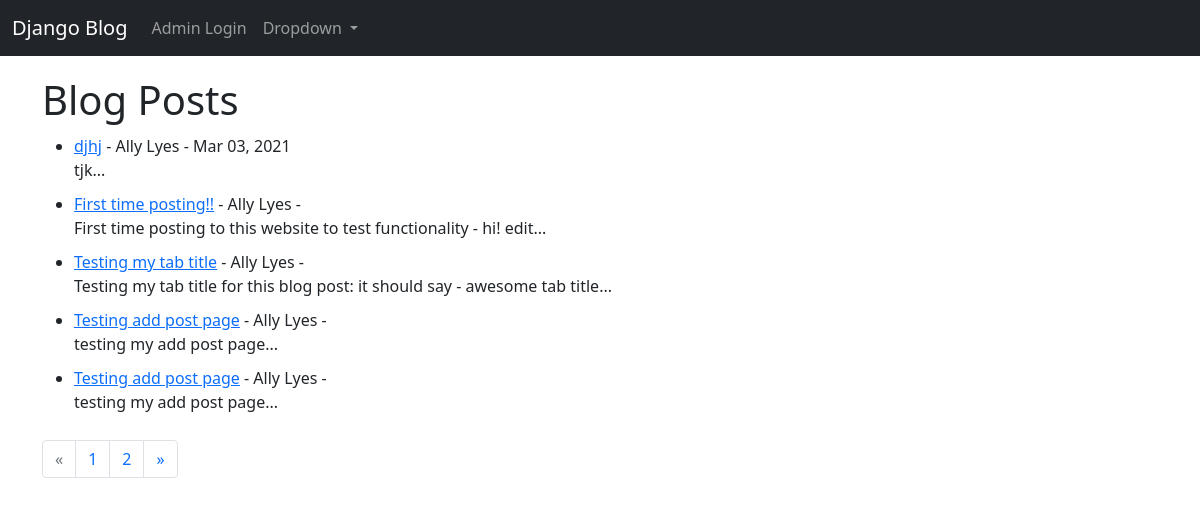
Before: / with the older database file.
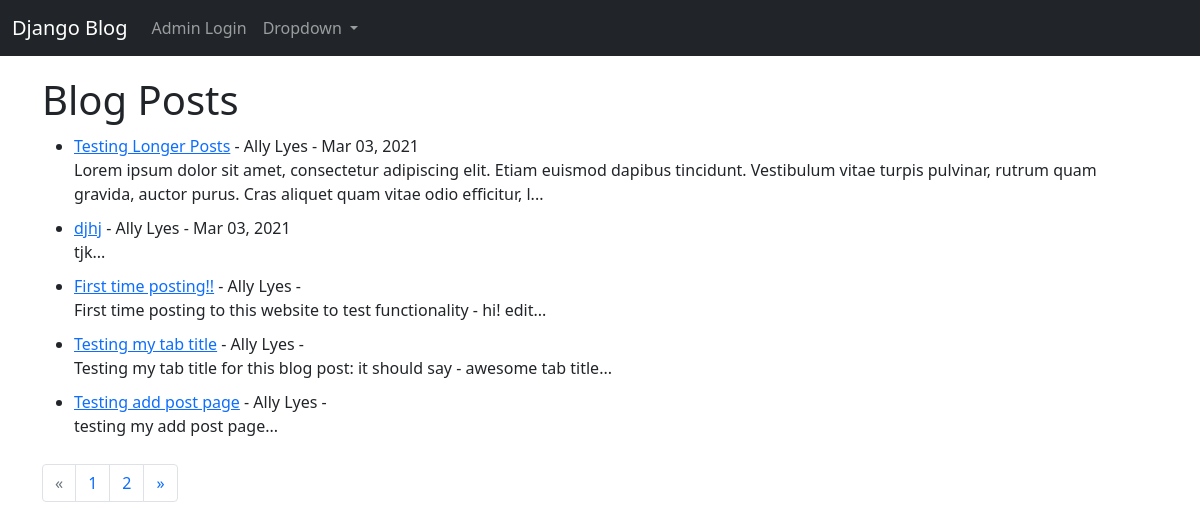
After: the same page with the newer database file.
### blog_files/models.py (models this page shows, shortened)
class Post(models.Model):
    title = models.CharField(max_length=255)
    title_tag = models.CharField(max_length=255)
    author = models.ForeignKey(User, on_delete=models.CASCADE)
    body = models.TextField()
    date_posted = models.DateTimeField(auto_now_add=True)

### blog_files/views.py (the view)
# urls.py: path('', HomeView.as_view(), name='home'),
class HomeView(ListView):
    model = Post
    paginate_by = 5
    template_name = 'index.html'
    ordering = ['-date_posted']

### blog_files/templates/index.html (shortened to what this page needs)
{% extends 'base.html' %}
{% block content %}
<h1>Blog Posts</h1>
<ul>
{% for post in object_list %}
    <li>
        <a href="{% url 'post-details' post.pk %}">{{ post.title }}</a> -
        {{ post.author.first_name }} {{ post.author.last_name }} -
        {{ post.date_posted|date:'M d, Y' }}
        <br/>
        {{ post.body|slice:":200" }}...
    </li>
{% endfor %}
</ul>
<nav aria-label="Page navigation">
    {% if is_paginated %}
        <ul class="pagination">
        {% if page_obj.has_previous %}
            <li class="page-item">
                <a class="page-link" href="?page={{page_obj.previous_page_number}}">&laquo;</a>
            </li>
        {% else %}
            <li class="page-item disabled">
                <a class="page-link" href="#">&laquo;</a>
            </li>
        {% endif %}
        {% for i in paginator.page_range %}
            {% if page_obj.number == i %}
                <li class="page-item"><a class="page-link active">{{ i }}</a></li>
            {% else %}
                <li class="page-item">
                    <a class="page-link" href="?page={{ i }}">{{ i }}</a>
                </li>
            {% endif %}
        {% endfor %}
        {% if page_obj.has_next %}
            <li class="page-item">
                <a href="?page={{page_obj.next_page_number}}" class="page-link">&raquo;</a>
            </li>
        {% else %}
            <li class="page-item disabled">
                <a class="page-link">&raquo;</a>
            </li>
        {% endif %}
        </ul>
    {% endif %}
  </nav>
{% endblock %}

Changed rows visible on the page:
no longer on this page (row unchanged): Post: title "Testing add post page", author.first_name "Ally", author.last_name "Lyes", body "testing my add post page"
added Post: title "Testing Longer Posts", author.first_name "Ally", author.last_name "Lyes", date_posted "Mar 03, 2021", body "Lorem ipsum dolor sit amet, consectetur adipiscing elit. Etiam euismod dapibus tincidunt. Vestibulum vitae turpis pulvinar, rutrum quam gravida, auctor purus. Cras aliquet quam vitae odio efficitur, l"
